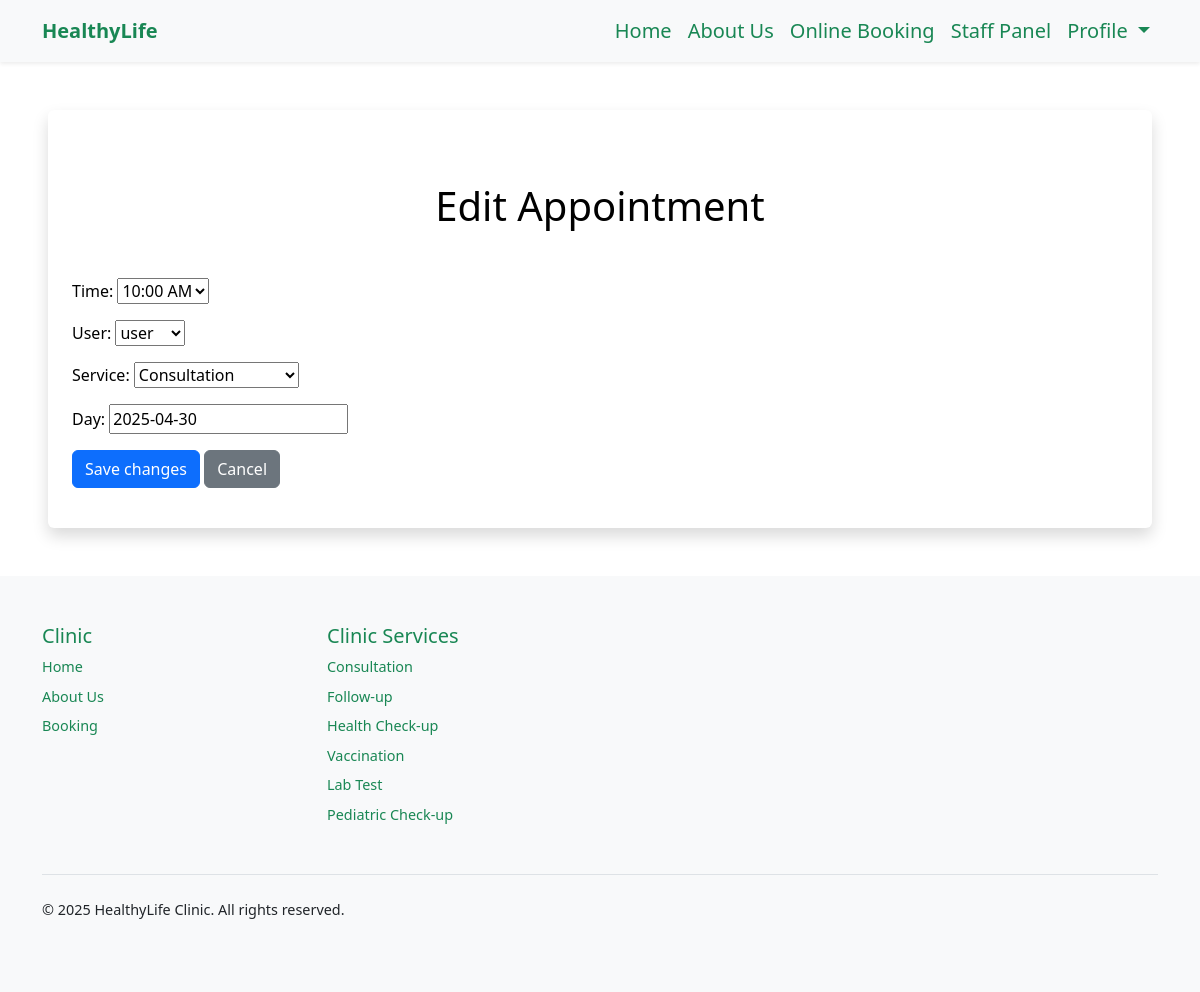
The page /edit_appointment/42/ (signed in) on the database as committed earlier.
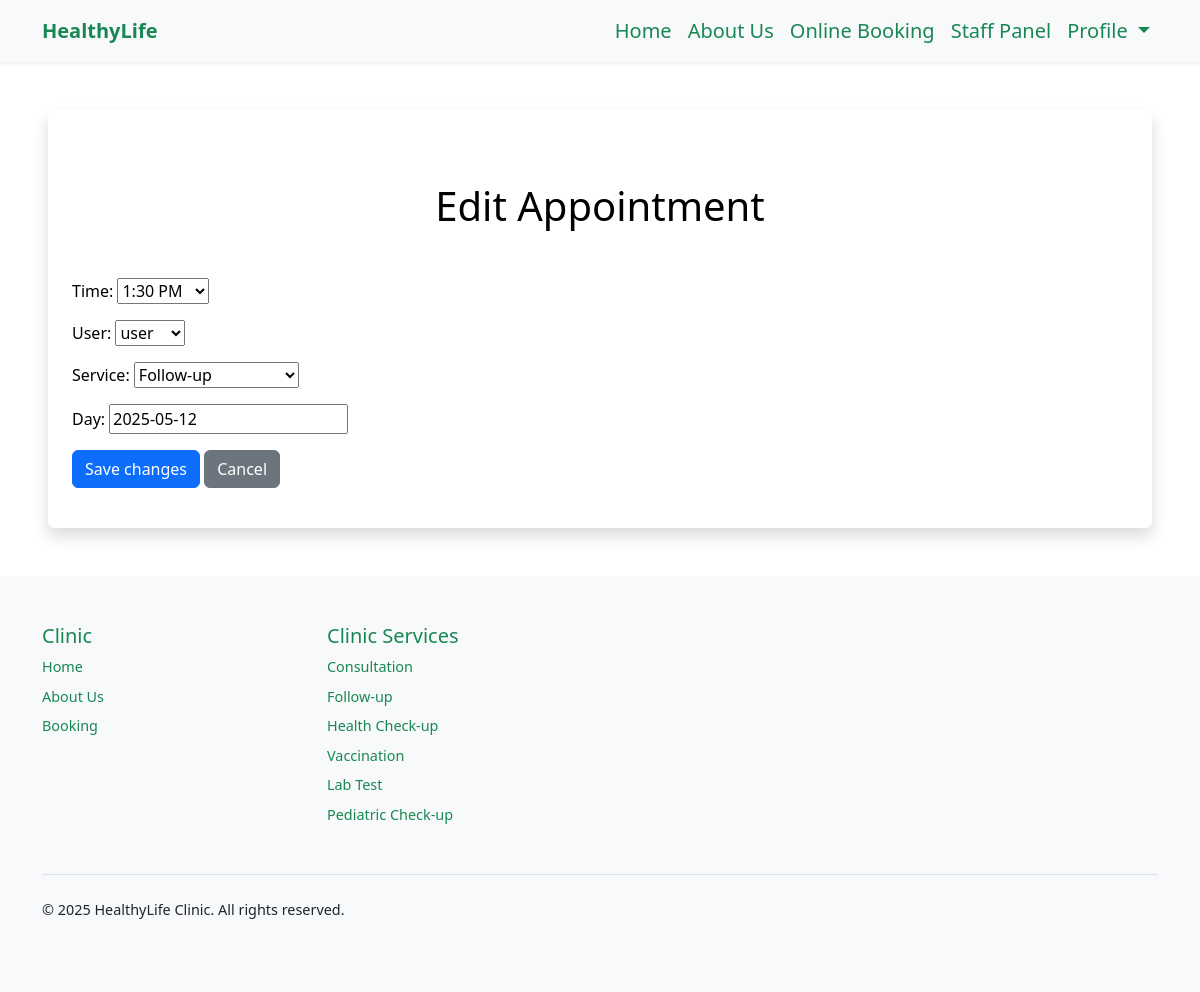
The same page on the database as committed later.
### booking/models.py (models this page shows, shortened)
class Appointment(models.Model):
    user = models.ForeignKey(User, on_delete=models.CASCADE, null=True, blank=True)
    service = models.CharField(max_length=50, choices=SERVICE_CHOICES, default="Doctor care")
    doctor = models.CharField(max_length=255, default="Unknown")
    day = models.DateField(default=datetime.now)
    time = models.CharField(max_length=10, choices=TIME_CHOICES, default="3 PM")
    time_ordered = models.DateTimeField(default=datetime.now, blank=True)

### booking/views.py (the view)
# urls.py: path('edit_appointment/<int:appointment_id>/', views.edit_appointment, name='edit_appointment'),
def edit_appointment(request, appointment_id):
    if not request.user.is_staff:
        return HttpResponseForbidden("You are not authorized to edit this appointment.")
    appointment = get_object_or_404(Appointment, id=appointment_id)
    if request.method == 'POST':
        form = AppointmentForm(request.POST, instance=appointment)
        if form.is_valid():
            form.save()
            return redirect('staffPanel')
    else:
        form = AppointmentForm(instance=appointment)
    return render(request, 'edit_appointment.html', {'form': form})

### booking/forms.py
class AppointmentForm(forms.ModelForm):
    class Meta:
        model = Appointment
        fields = ['time', 'user', 'service', 'day']

### booking/templates/edit_appointment.html (shortened to what this page needs)
{% extends 'layout.html' %}
{% load static %}
{% block body %}
{% if user.is_authenticated and user.is_staff %}
<div class="shadow p-4 mb-5 bg-body bg-body rounded text-black  m-5">
    <h1 class="text-center mt-5 mb-5">Edit Appointment</h1>
    <form method="post">
        {{ form.as_p }}
        <button type="submit" class="btn btn-primary">Save changes</button>
        <a href="{% url 'staffPanel' %}" class="btn btn-secondary">Cancel</a>
    </form>
</div>
{% else %}
<div class="shadow p-4 mb-5 bg-body bg-body rounded text-black  m-5">
  <h1 class="p-2  me-3">You are not admin</h1>
  <a href="{% url 'login' %}" class="btn btn-primary text-white">Sign in</a>
</div>
{% endif %}
{% endblock %}

Rows that differ between the two databases and show on the page:
changed Appointment "user": time "10:00 AM" → "1:30 PM"; service "Consultation" → "Follow-up"; day "2025-04-30" → "2025-05-12"
